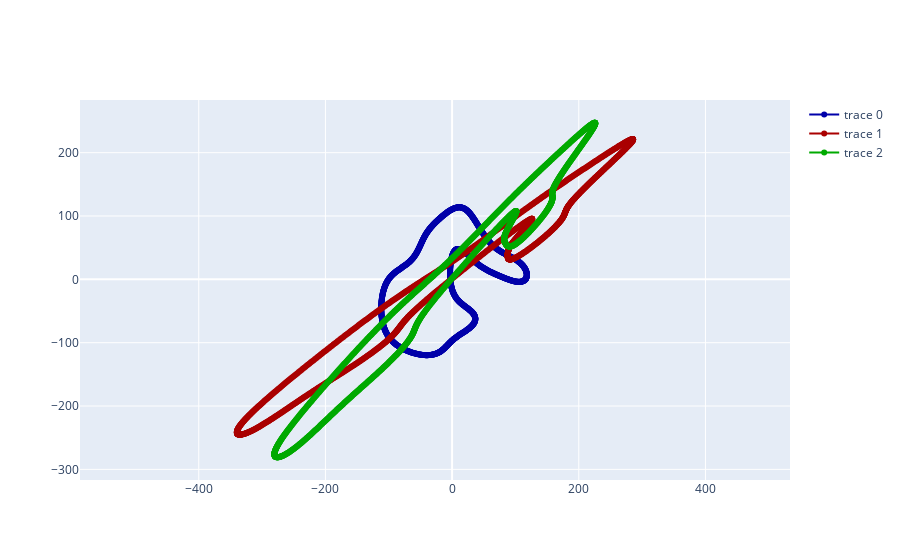
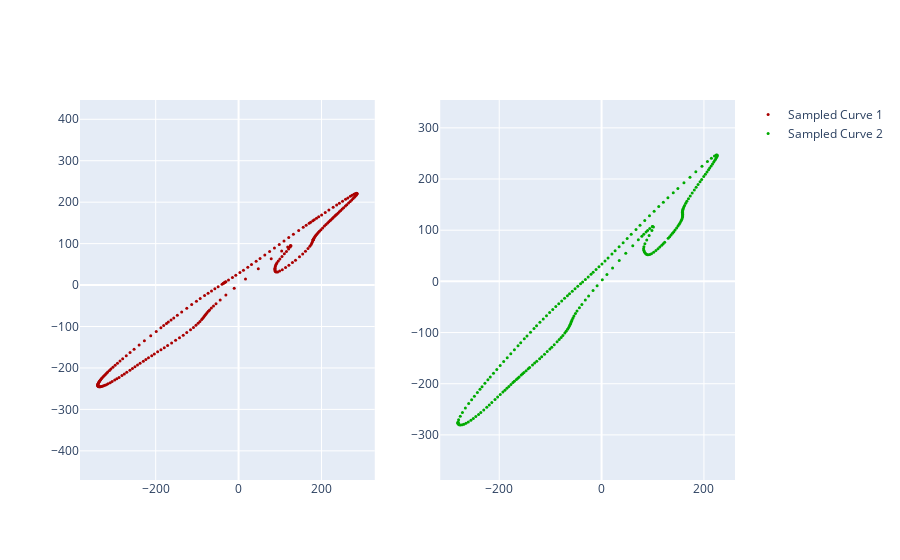
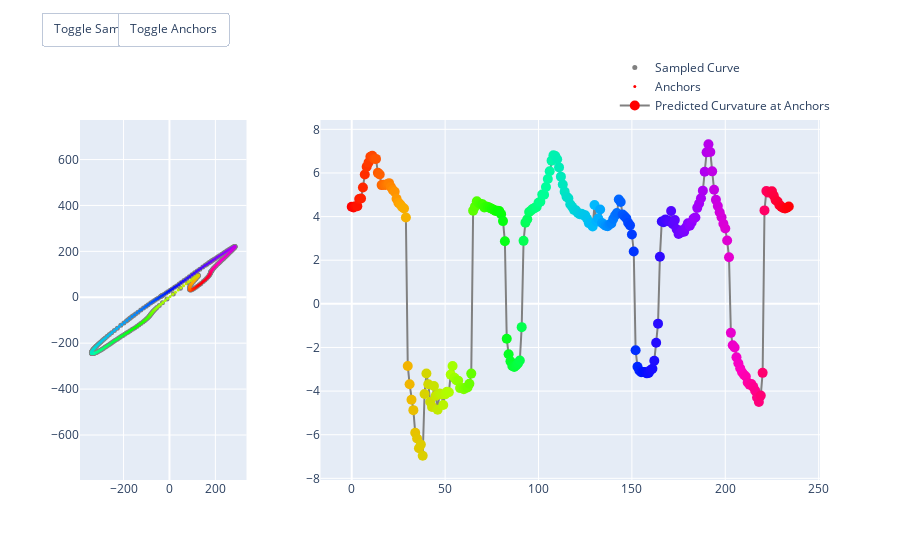
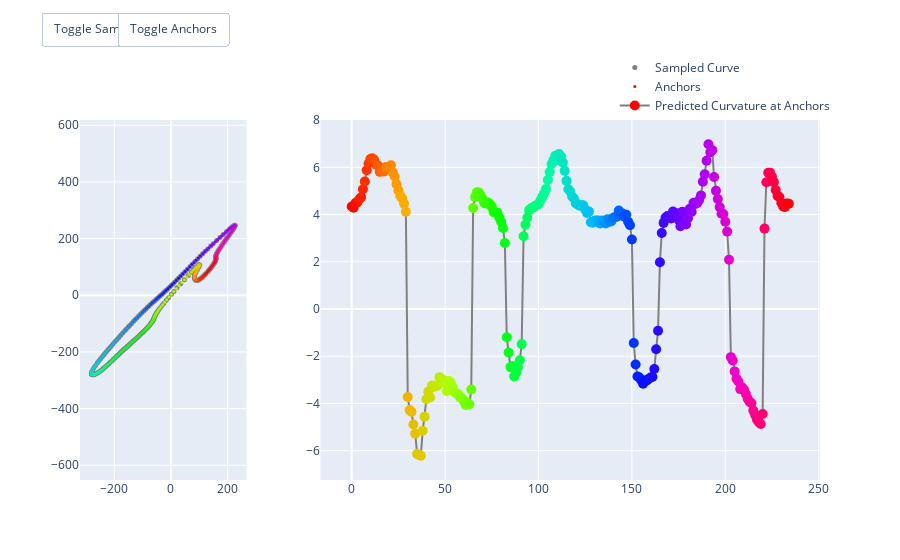

Notebook source saved alongside these figures, in order:
### Markdown cell above
## EVALUATE CURVATURE

### Code cell
notebook_utils.plot_curve_curvature_comparisons(
    curve_records=curve_records, 
    curve_colors=curve_colors)

### Figure 1 — Plotly figure (JSON) as saved in the notebook; plotly's stock layout.template omitted (floating-point values rounded to 4 significant figures; data arrays with more than 128 entries replaced by an {"elided": "..."} marker saying what was removed)
{"data": [{"line": {"color": "#0000AA", "width": 2}, "mode": "lines+markers", "type": "scatter", "x": {"elided": "1175 float values"}, "xaxis": "x", "y": {"elided": "1175 float values"}, "yaxis": "y"}, {"line": {"color": "#AA0000", "width": 2}, "mode": "lines+markers", "type": "scatter", "x": {"elided": "1175 float values"}, "xaxis": "x", "y": {"elided": "1175 float values"}, "yaxis": "y"}, {"line": {"color": "#00AA00", "width": 2}, "mode": "lines+markers", "type": "scatter", "x": {"elided": "1175 float values"}, "xaxis": "x", "y": {"elided": "1175 float values"}, "yaxis": "y"}], "layout": {"xaxis": {"anchor": "y", "domain": [0, 1]}, "yaxis": {"anchor": "x", "domain": [0, 1], "scaleanchor": "x", "scaleratio": 1}}}

### Figure 2 — Plotly figure (JSON) as saved in the notebook; plotly's stock layout.template omitted (floating-point values rounded to 4 significant figures; data arrays with more than 128 entries replaced by an {"elided": "..."} marker saying what was removed)
{"data": [{"hoverinfo": "skip", "marker": {"cmax": 1175, "cmin": 0, "color": "#AA0000", "colorscale": [[0, "#ff0000"], [0.1111, "#ffa700"], [0.2222, "#afff00"], [0.3333, "#08ff00"], [0.4444, "#00ff9f"], [0.5556, "#00b7ff"], [0.6667, "#0010ff"], [0.7778, "#9700ff"], [0.8889, "#ff00bf"], [1, "#ff0000"]], "size": 3}, "mode": "markers", "name": "Sampled Curve 1", "type": "scatter", "x": {"elided": "235 float values"}, "xaxis": "x", "y": {"elided": "235 float values"}, "yaxis": "y"}, {"hoverinfo": "skip", "marker": {"cmax": 1175, "cmin": 0, "color": "#00AA00", "colorscale": [[0, "#ff0000"], [0.1111, "#ffa700"], [0.2222, "#afff00"], [0.3333, "#08ff00"], [0.4444, "#00ff9f"], [0.5556, "#00b7ff"], [0.6667, "#0010ff"], [0.7778, "#9700ff"], [0.8889, "#ff00bf"], [1, "#ff0000"]], "size": 3}, "mode": "markers", "name": "Sampled Curve 2", "type": "scatter", "x": {"elided": "235 float values"}, "xaxis": "x2", "y": {"elided": "235 float values"}, "yaxis": "y2"}], "layout": {"xaxis": {"anchor": "y", "domain": [0, 0.45]}, "xaxis2": {"anchor": "y2", "domain": [0.55, 1]}, "yaxis": {"anchor": "x", "domain": [0, 1], "scaleanchor": "x", "scaleratio": 1}, "yaxis2": {"anchor": "x2", "domain": [0, 1], "scaleanchor": "x2", "scaleratio": 1}}}

### Figure 3 — Plotly figure (JSON) as saved in the notebook; plotly's stock layout.template omitted (floating-point values rounded to 4 significant figures; data arrays with more than 128 entries replaced by an {"elided": "..."} marker saying what was removed)
{"data": [{"hoverinfo": "skip", "marker": {"cmax": 1175, "cmin": 0, "color": "grey", "colorscale": [[0, "#ff0000"], [0.1111, "#ffa700"], [0.2222, "#afff00"], [0.3333, "#08ff00"], [0.4444, "#00ff9f"], [0.5556, "#00b7ff"], [0.6667, "#0010ff"], [0.7778, "#9700ff"], [0.8889, "#ff00bf"], [1, "#ff0000"]], "size": 5}, "mode": "markers", "name": "Sampled Curve", "type": "scatter", "x": {"elided": "235 float values"}, "xaxis": "x", "y": {"elided": "235 float values"}, "yaxis": "y"}, {"customdata": {"elided": "235 int values"}, "hovertemplate": "%{customdata}", "marker": {"cmax": 1175, "cmin": 0, "color": {"elided": "235 int values"}, "colorscale": [[0, "#ff0000"], [0.1111, "#ffa700"], [0.2222, "#afff00"], [0.3333, "#08ff00"], [0.4444, "#00ff9f"], [0.5556, "#00b7ff"], [0.6667, "#0010ff"], [0.7778, "#9700ff"], [0.8889, "#ff00bf"], [1, "#ff0000"]], "size": 3}, "mode": "markers", "name": "Anchors", "type": "scatter", "x": {"elided": "235 float values"}, "xaxis": "x", "y": {"elided": "235 float values"}, "yaxis": "y"}, {"customdata": {"elided": "235 int values"}, "hovertemplate": "%{customdata}", "line": {"color": "grey", "width": 2}, "marker": {"cmax": 1175, "cmin": 0, "color": {"elided": "235 int values"}, "colorscale": [[0, "#ff0000"], [0.1111, "#ffa700"], [0.2222, "#afff00"], [0.3333, "#08ff00"], [0.4444, "#00ff9f"], [0.5556, "#00b7ff"], [0.6667, "#0010ff"], [0.7778, "#9700ff"], [0.8889, "#ff00bf"], [1, "#ff0000"]], "size": 10}, "mode": "lines+markers", "name": "Predicted Curvature at Anchors", "type": "scatter", "x": {"elided": "235 int values"}, "xaxis": "x2", "y": {"elided": "235 float values"}, "yaxis": "y2"}], "layout": {"legend": {"orientation": "v", "xanchor": "right", "yanchor": "bottom"}, "showlegend": true, "updatemenus": [{"buttons": [{"args": [{"visible": true}, [0]], "args2": [{"visible": false}, [0]], "label": "Toggle Samples", "method": "restyle", "visible": true}], "showactive": false, "type": "buttons", "x": 0.1, "y": 1.3}, {"buttons": [{"args": [{"visible": true}, [1]], "args2": [{"visible": false}, [1]], "label": "Toggle Anchors", "method": "restyle", "visible": true}], "showactive": false, "type": "buttons", "x": 0.2, "y": 1.3}], "xaxis": {"anchor": "y", "domain": [0, 0.225]}, "xaxis2": {"anchor": "y2", "domain": [0.325, 1]}, "yaxis": {"anchor": "x", "domain": [0, 1], "scaleanchor": "x", "scaleratio": 1}, "yaxis2": {"anchor": "x2", "domain": [0, 1]}}}

### Figure 4 — Plotly figure (JSON) as saved in the notebook; plotly's stock layout.template omitted (floating-point values rounded to 4 significant figures; data arrays with more than 128 entries replaced by an {"elided": "..."} marker saying what was removed)
{"data": [{"hoverinfo": "skip", "marker": {"cmax": 1175, "cmin": 0, "color": "grey", "colorscale": [[0, "#ff0000"], [0.1111, "#ffa700"], [0.2222, "#afff00"], [0.3333, "#08ff00"], [0.4444, "#00ff9f"], [0.5556, "#00b7ff"], [0.6667, "#0010ff"], [0.7778, "#9700ff"], [0.8889, "#ff00bf"], [1, "#ff0000"]], "size": 5}, "mode": "markers", "name": "Sampled Curve", "type": "scatter", "x": {"elided": "235 float values"}, "xaxis": "x", "y": {"elided": "235 float values"}, "yaxis": "y"}, {"customdata": {"elided": "235 int values"}, "hovertemplate": "%{customdata}", "marker": {"cmax": 1175, "cmin": 0, "color": {"elided": "235 int values"}, "colorscale": [[0, "#ff0000"], [0.1111, "#ffa700"], [0.2222, "#afff00"], [0.3333, "#08ff00"], [0.4444, "#00ff9f"], [0.5556, "#00b7ff"], [0.6667, "#0010ff"], [0.7778, "#9700ff"], [0.8889, "#ff00bf"], [1, "#ff0000"]], "size": 3}, "mode": "markers", "name": "Anchors", "type": "scatter", "x": {"elided": "235 float values"}, "xaxis": "x", "y": {"elided": "235 float values"}, "yaxis": "y"}, {"customdata": {"elided": "235 int values"}, "hovertemplate": "%{customdata}", "line": {"color": "grey", "width": 2}, "marker": {"cmax": 1175, "cmin": 0, "color": {"elided": "235 int values"}, "colorscale": [[0, "#ff0000"], [0.1111, "#ffa700"], [0.2222, "#afff00"], [0.3333, "#08ff00"], [0.4444, "#00ff9f"], [0.5556, "#00b7ff"], [0.6667, "#0010ff"], [0.7778, "#9700ff"], [0.8889, "#ff00bf"], [1, "#ff0000"]], "size": 10}, "mode": "lines+markers", "name": "Predicted Curvature at Anchors", "type": "scatter", "x": {"elided": "235 int values"}, "xaxis": "x2", "y": {"elided": "235 float values"}, "yaxis": "y2"}], "layout": {"legend": {"orientation": "v", "xanchor": "right", "yanchor": "bottom"}, "showlegend": true, "updatemenus": [{"buttons": [{"args": [{"visible": true}, [0]], "args2": [{"visible": false}, [0]], "label": "Toggle Samples", "method": "restyle", "visible": true}], "showactive": false, "type": "buttons", "x": 0.1, "y": 1.3}, {"buttons": [{"args": [{"visible": true}, [1]], "args2": [{"visible": false}, [1]], "label": "Toggle Anchors", "method": "restyle", "visible": true}], "showactive": false, "type": "buttons", "x": 0.2, "y": 1.3}], "xaxis": {"anchor": "y", "domain": [0, 0.225]}, "xaxis2": {"anchor": "y2", "domain": [0.325, 1]}, "yaxis": {"anchor": "x", "domain": [0, 1], "scaleanchor": "x", "scaleratio": 1}, "yaxis2": {"anchor": "x2", "domain": [0, 1]}}}
